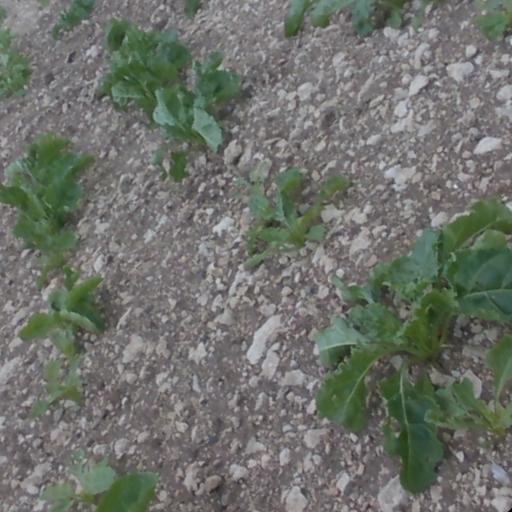
#> input picture vishal_rrt/Crops/0.jpg, 512 x 512 px; its folder holds only this picture in this run
$ python detect_edge.py   (older library calls are emulated)
#> lines starting #> are read from the running program, lines starting #| are printed output that depends on the picture; after the words box and inside, x2 and y2 are one past the last pixel; in counts of white or black regions, pixels touching at a corner belong together
#> in process_images, image is the input picture: shape (512, 512, 3); mean B, G, R 106.1, 113.5, 109.5
import numpy as np
import cv2
import os
from pathlib import Path

def detect_edges(img):
    """
    Finds edges in green (crops) areas of an image.
    """
    # Convert to hsv
    hsv = cv2.cvtColor(img, cv2.COLOR_RGB2HSV)
#> hsv: shape (512, 512, 3); mean H, S, V 84.2, 29.1, 116.1

    # Create green mask
    green_low = np.array([35, 40, 40])
    green_high = np.array([90, 255, 255])
    green_mask = cv2.inRange(hsv, green_low, green_high)
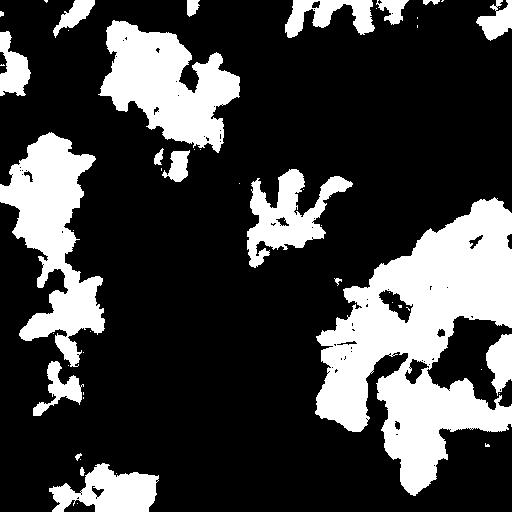
#> green_mask: shape (512, 512); 25.3% white; 51 white regions (32 under 20 px), largest, box (x1, y1, x2, y2) and area: (315, 197, 512, 496) 29233, (0, 132, 105, 367) 11195, (98, 20, 240, 153) 10254

    # Isolating just the green part of the image
    green_segment = cv2.bitwise_and(img, img, mask=green_mask)
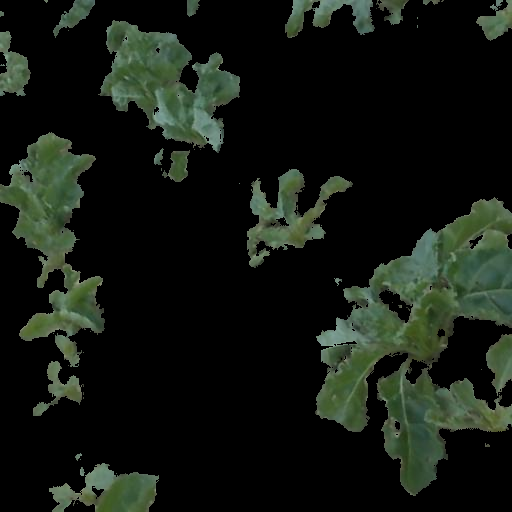
#> green_segment: shape (512, 512, 3); mean R, G, B 19.4, 25, 18

    # Edge detection
    # Convert to grayscale for edge detection
    gray = cv2.cvtColor(green_segment, cv2.COLOR_RGB2GRAY)
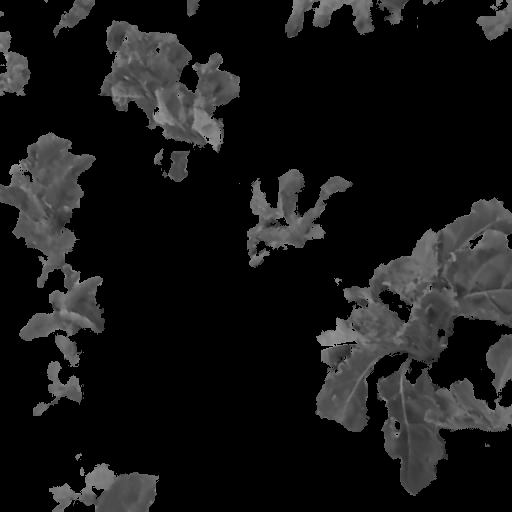
#> gray: shape (512, 512); min 0, max 163, mean 22.5

    # Detecting edges using Sobel edge detection
    sobelx = cv2.Sobel(gray, cv2.CV_64F, 1, 0, ksize=3)
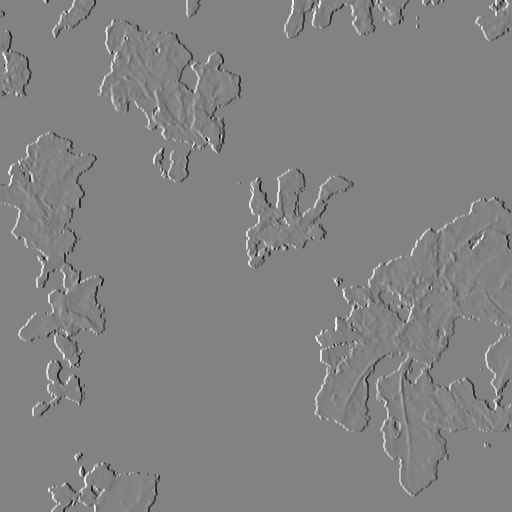
#> sobelx: shape (512, 512) float64; min -619, max 589, mean 0.3; drawn with min black and max white
    sobely = cv2.Sobel(gray, cv2.CV_64F, 0, 1, ksize=3)
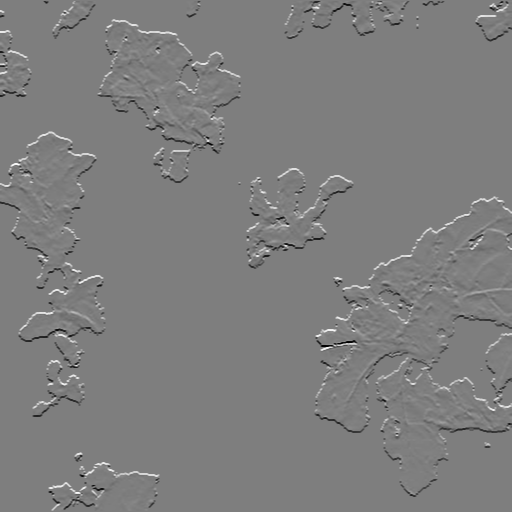
#> sobely: shape (512, 512) float64; min -575, max 580, mean -0.4; drawn with min black and max white

    edges = np.sqrt(sobelx**2 + sobely**2)
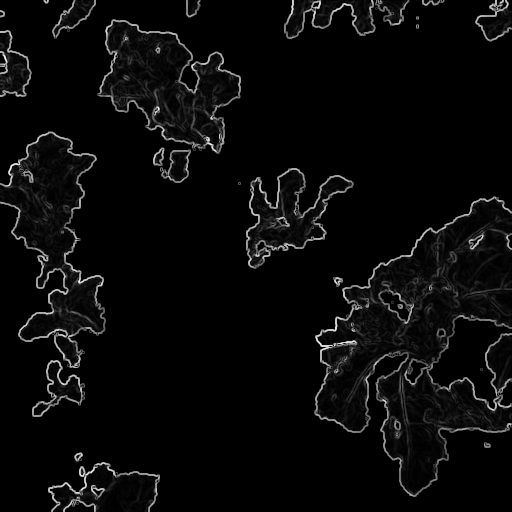
#> edges: shape (512, 512) float64; min 0, max 661.5, mean 25.2; drawn with min black and max white
    edges = np.uint8(255 * edges / np.max(edges)) #scale to 0-255

    # convert to rgb (3 channel image)
    rgb_edge = np.stack([edges] * 3, axis=-1)

    return rgb_edge

def process_images(input_dir, output_dir):
    """
    Takes input folder with test images, processes them and outputs them
    into a output folder
    """
    input_path = Path(input_dir)
    output_path = Path(output_dir)
    output_path.mkdir(parents=True, exist_ok=True)

    # loops through every image
    for img_file in input_path.glob("*.jpg"):
        image = cv2.imread(str(img_file))
        if image is None:
            continue

        # Converts image to rgb then processes it
        rgb_img = cv2.cvtColor(image, cv2.COLOR_BGR2RGB)
        output = detect_edges(rgb_img)

        # writes the same filename for the output file
        output_file = output_path / img_file.name
        cv2.imwrite(str(output_file), cv2.cvtColor(output, cv2.COLOR_RGB2BGR))

def main():
    process_images("Crops", "Processed_Images")

if __name__ == "__main__":
    main()

$ run again, on vishal_rrt/Crops/12.jpg
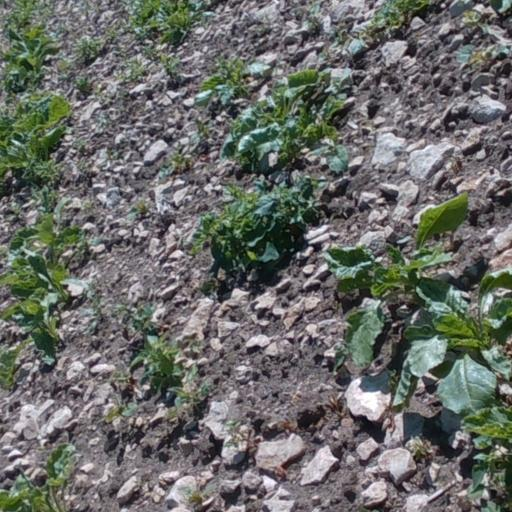
#> input picture vishal_rrt/Crops/12.jpg, 512 x 512 px
#> in process_images, image is the input picture: shape (512, 512, 3); mean B, G, R 103.5, 107.4, 105.2
#> hsv: shape (512, 512, 3); mean H, S, V 103, 39.5, 112.3
#> in detect_edges, `green_mask = cv2.inRange(hsv, green_low, green_high)`:
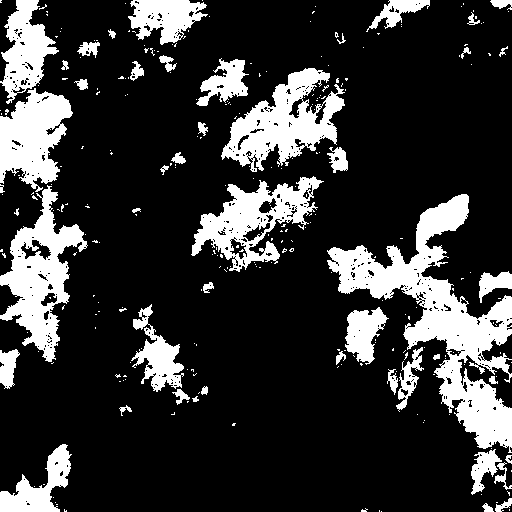
#> green_mask: shape (512, 512); 20.7% white; 283 white regions (236 under 20 px), largest, box (x1, y1, x2, y2) and area: (327, 194, 512, 453) 14031, (0, 185, 88, 362) 6202, (221, 68, 345, 172) 5924
#> in detect_edges, `edges = np.sqrt(sobelx**2 + sobely**2)`:
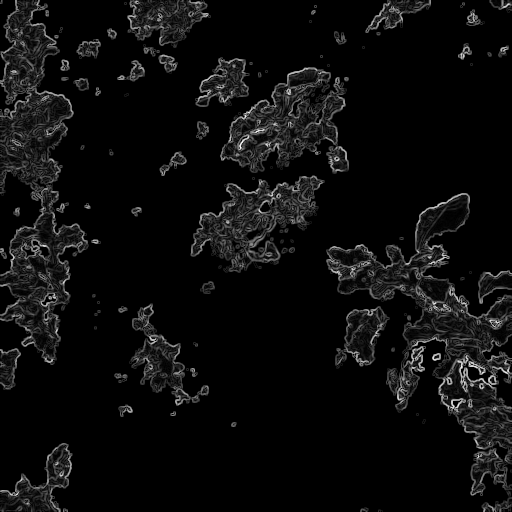
#> edges: shape (512, 512) float64; min 0, max 895.9, mean 45.5; drawn with min black and max white

$ run again, on vishal_rrt/Crops/13.jpg
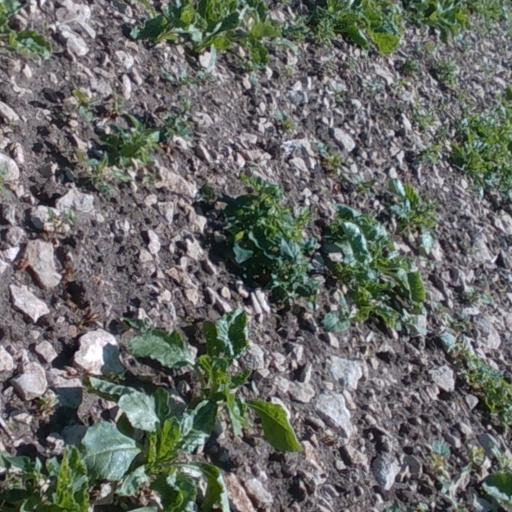
#> input picture vishal_rrt/Crops/13.jpg, 512 x 512 px
#> in process_images, image is the input picture: shape (512, 512, 3); mean B, G, R 102.8, 106.9, 104.4
#> hsv: shape (512, 512, 3); mean H, S, V 102.2, 40, 111.7
#> in detect_edges, `green_mask = cv2.inRange(hsv, green_low, green_high)`:
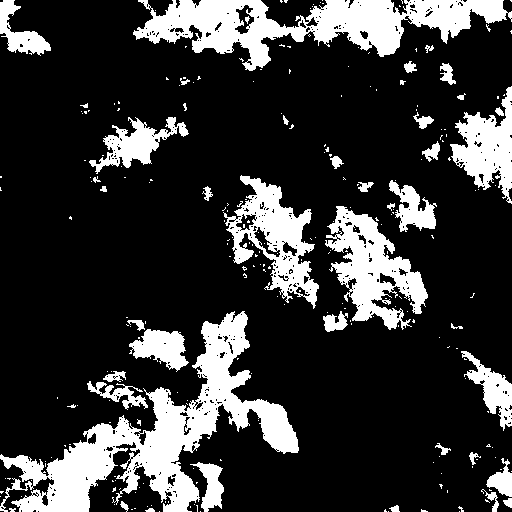
#> green_mask: shape (512, 512); 21% white; 256 white regions (213 under 20 px), largest, box (x1, y1, x2, y2) and area: (0, 311, 299, 512) 16587, (133, 0, 512, 71) 11883, (325, 206, 428, 330) 5771
#> in detect_edges, `edges = np.sqrt(sobelx**2 + sobely**2)`:
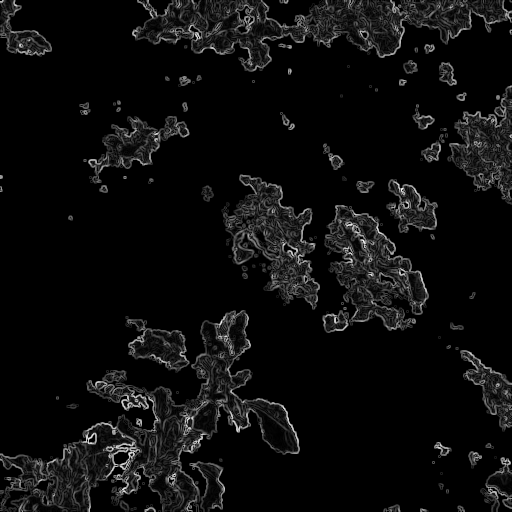
#> edges: shape (512, 512) float64; min 0, max 882.6, mean 45.8; drawn with min black and max white

$ run again, on vishal_rrt/Crops/14.jpg
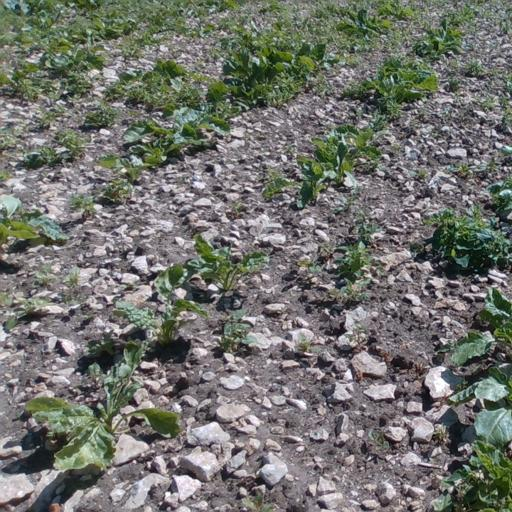
#> input picture vishal_rrt/Crops/14.jpg, 512 x 512 px
#> in process_images, image is the input picture: shape (512, 512, 3); mean B, G, R 108.9, 114.5, 113.1
#> hsv: shape (512, 512, 3); mean H, S, V 98.5, 37.8, 119.2
#> in detect_edges, `green_mask = cv2.inRange(hsv, green_low, green_high)`:
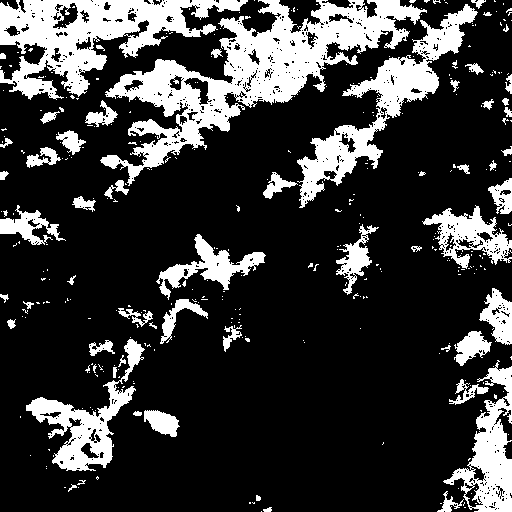
#> green_mask: shape (512, 512); 22.2% white; 353 white regions (294 under 20 px), largest, box (x1, y1, x2, y2) and area: (100, 0, 427, 186) 16716, (0, 0, 248, 100) 10422, (297, 4, 478, 208) 7411
#> in detect_edges, `edges = np.sqrt(sobelx**2 + sobely**2)`:
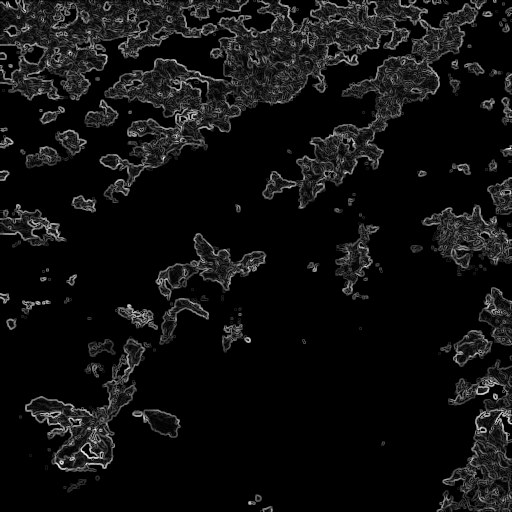
#> edges: shape (512, 512) float64; min 0, max 902.8, mean 55.9; drawn with min black and max white
